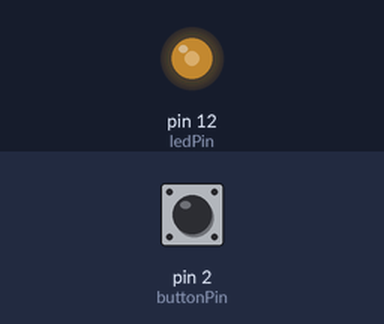
Bench run of a sketch on a simulated Arduino Uno, built with avr-gcc and run on an emulated ATmega328P. Shown: output pins drawn as LEDs (lit = HIGH). Inputs (shaded band) come from the test bench; at power-on: pin 2 (buttonPin) HIGH. What the sketch prints to the serial monitor is not drawn.

Above: at 0.78 s.
1.3 s: pin 2 (buttonPin) pulled LOW for 3.2 s
At 2.6 s:
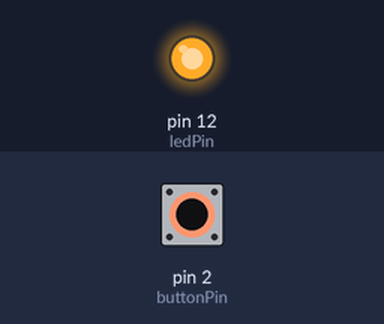
6.0 s: pin 2 (buttonPin) pulled LOW for 0.15 s
At 6.13 s:
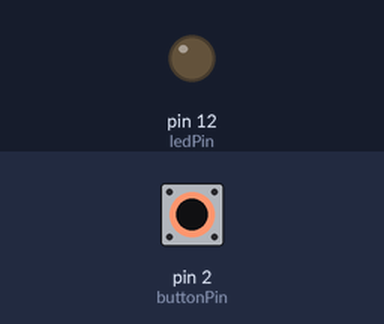
9.0 s: pin 2 (buttonPin) pulled LOW for 1 s
Timing chart, 0 to 18.0 s (numbered marks = the images above; inputs shaded):
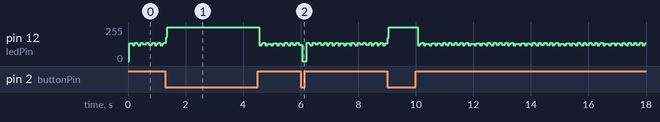

The sketch:

button_toogle.ino
```cpp
const int ledPin = 12;
const int buttonPin = 2;

bool isOn = false;
bool shouldChange = false; //TODO: implement debounce

void setup() {

  Serial.begin(9600);

  // put your setup code here, to run once:
  pinMode(ledPin, OUTPUT);
  pinMode(buttonPin, INPUT_PULLUP);

}

void loop() {
  // put your main code here, to run repeatedly:

  int buttonReading = digitalRead(buttonPin);

  if (buttonReading > 0 && shouldChange) {
    isOn = !isOn;
    shouldChange = false;
  }
  else {
    shouldChange = true;
  }

  Serial.println(shouldChange);

  if (isOn) {
    digitalWrite(ledPin, HIGH);
  }
  else {
    digitalWrite(ledPin, LOW);
  }


}
```
